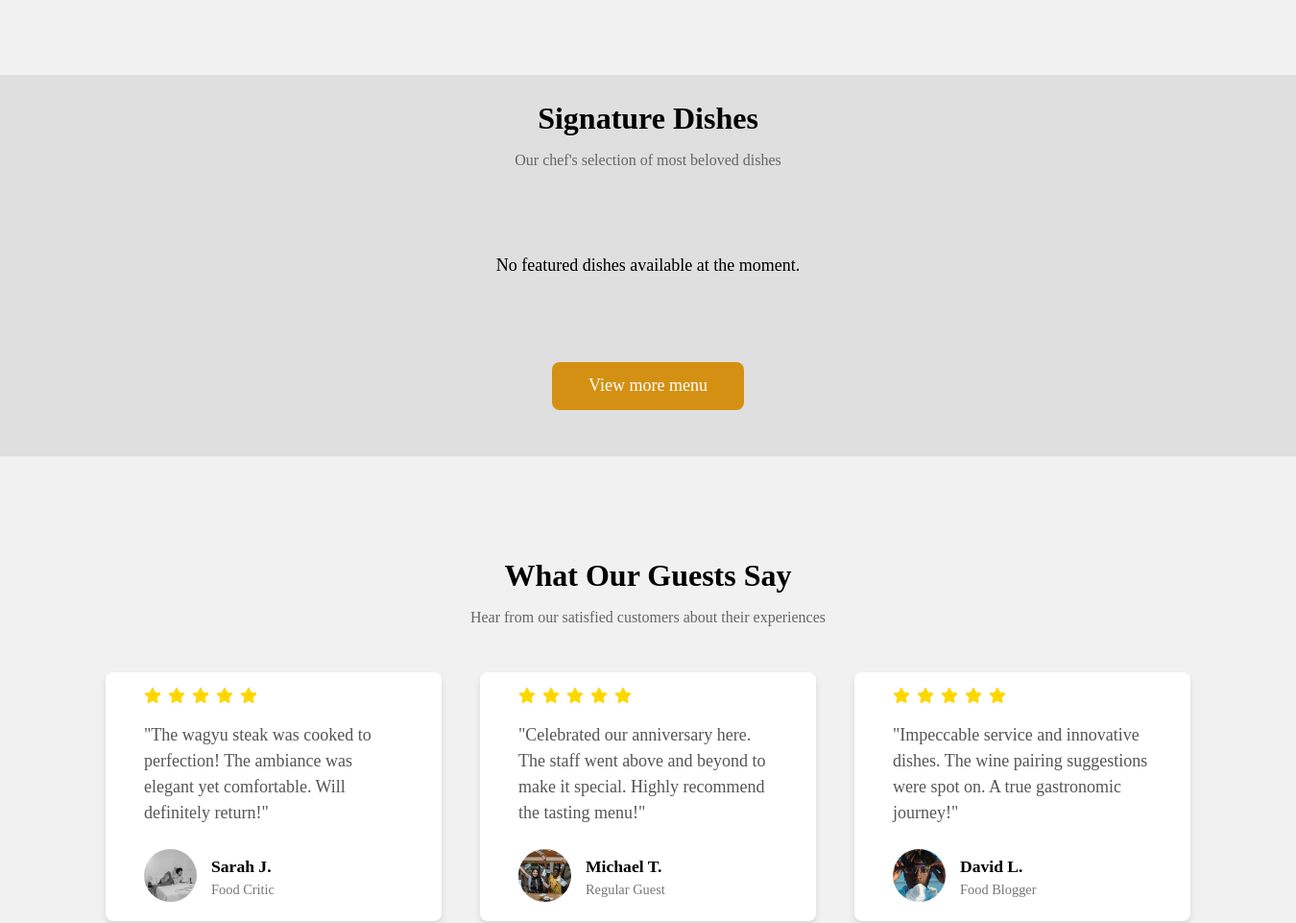
/ (middle part), run on an earlier commit of the app's database.
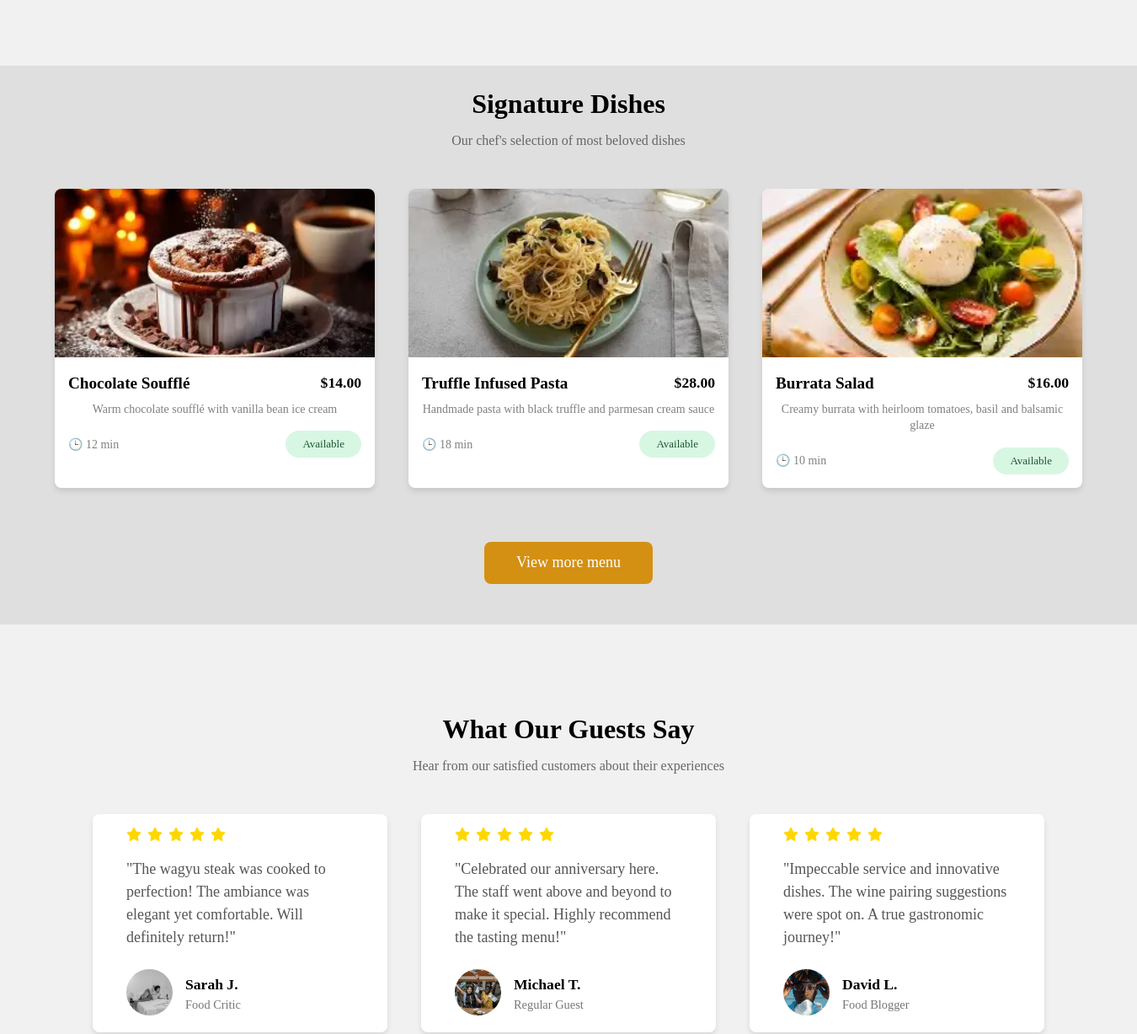
And on a later commit of the database.
### web_app/models.py (models this page shows, shortened)
class Menu(models.Model):
    dish_name = models.CharField('Dish name', max_length=100)
    category = models.CharField('Category', max_length=20)
    price = models.DecimalField('Price', max_digits=8, decimal_places=2)
    description = models.TextField('Description')
    cooking_time = models.IntegerField('Cooking time (min)', default=15)
    is_available = models.BooleanField('Available', default=True)
    image_name = models.CharField('Image filename', max_length=100, default='default.jpg')
    class Meta:
        verbose_name = 'Dish'
        verbose_name_plural = 'Menu'
        ordering = ['category', 'dish_name']

### web_app/views.py (the view)
# urls.py: path('', views.home, name='home'),
def home(request):
    featured_dishes = Menu.objects.filter(is_available=True).order_by('?')[:3]
    return render(request, 'home.html', {'featured_dishes': featured_dishes})

### web_app/templates/home.html (shortened to what the changed rows need)
{% extends 'base.html' %}
{% load static %}
{% block extra_css %}
    <link rel="stylesheet" href="{% static 'menu.css' %}">
{% endblock %}
{% block content %}
<section class="featured-section">
  <div class="f-content">
    <h2 class="f-title">Signature Dishes</h2>
    {% if featured_dishes %}
      <section class="menu_grid">
        {% for dish in featured_dishes %}
        <div class="dish_card">
          <img src="{% static 'images/' %}{{ dish.image_name }}" alt="{{ dish.dish_name }}"/>
          <div class="dish_info">
            <div class="dish_header">
                <h3>{{ dish.dish_name }}</h3>
                <span class="price">${{ dish.price }}</span>
            </div>
            <p>{{ dish.description }}</p>
            <div class="dish_footer">
              <span class="time">🕒 {{ dish.cooking_time|default:"25" }} min</span>
              <span class="status {% if dish.is_available %}available{% else %}unavailable{% endif %}">
                {{ dish.is_available|yesno:"Available,Unavailable" }}
              </span>
            </div>
          </div>
        </div>
        {% endfor %}
      </section>
    {% else %}
      <div class="no-dishes">
        <p>No featured dishes available at the moment.</p>
      </div>
    {% endif %}
  </div>
</section>
<section class="review-section">
  <div class="r-content">
    <h2 class="r-title">What Our Guests Say</h2>
    <section class="review-grid">
      <div class="review-card">
        <div class="review-info">
          <div class="review-footer">
            <div class="second-column">
              <h2 class="r_author">Sarah J.</h2>
            </div>
          </div>
        </div>
      </div>
      <div class="review-card">
        <div class="review-info">
          <div class="review-footer">
            <div class="second-column">
              <h2 class="r_author">Michael T.</h2>
            </div>
          </div>
        </div>
      </div>
      <div class="review-card">
        <div class="review-info">
          <div class="review-footer">
            <div class="second-column">
              <h2 class="r_author">David L.</h2>
            </div>
          </div>
        </div>
      </div>
    </section>
    {% endblock %}

What changed in the data, as far as the page shows it:
added Menu: image_name (picture), dish_name "Chocolate Soufflé", price "14.00", description "Warm chocolate soufflé with vanilla bean ice cream", cooking_time "12", is_available "Available"
added Menu: image_name (picture), dish_name "Truffle Infused Pasta", price "28.00", description "Handmade pasta with black truffle and parmesan cream sauce", cooking_time "18", is_available "Available"
added Menu: image_name (picture), dish_name "Burrata Salad", price "16.00", description "Creamy burrata with heirloom tomatoes, basil and balsamic glaze", cooking_time "10", is_available "Available"
Also different on the page:
text no longer shown: "No featured dishes available at the moment."
